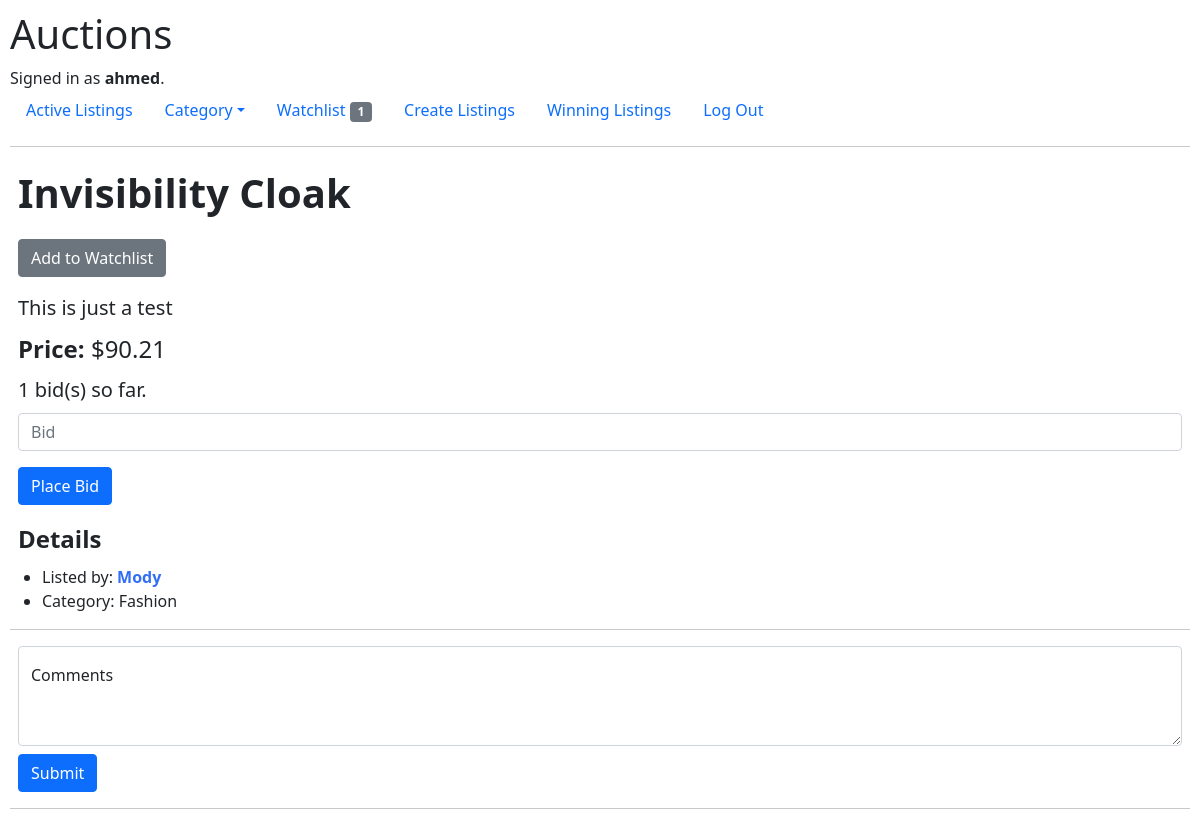
/listing_details/Invisibility Cloak (signed in), run on the app's committed database.
### auctions/models.py (models this page shows, shortened)
class User(AbstractUser):
    pass

class AuctionListings(models.Model):
    class Category(models.TextChoices):
        FASHION = 'Fashion'
        TOYS = 'Toys'
        ELECTRONICS = 'Electronics'
        HOME = 'Home'
        WOMEN = 'Women'
        MEN = 'Men'
    class Status(models.TextChoices):
        ACTIVE = 'Active'
        INACTIVE = 'Inactive'
    class ErrorMessages:
        STARTING_BID = 'Starting bid should be 0 or greater'
    title = models.CharField(max_length=32, unique=True)
    description = models.CharField(max_length=256)
    starting_bid = models.FloatField(validators=[MinValueValidator(0, message=ErrorMessages.STARTING_BID)],
                                     default=0.0)
    final_bid = models.FloatField()
    category = models.CharField(max_length=len(Category.ELECTRONICS), choices=Category.choices,
                                default=Category.FASHION)
    image_url = models.URLField(max_length=256, null=True, blank=True)
    status = models.CharField(max_length=len(Status.INACTIVE), choices=Status.choices, default=Status.ACTIVE)
    date_created = models.DateTimeField(auto_now=True)
    user = models.ForeignKey(User, on_delete=models.CASCADE, related_name='user')

### auctions/views.py (the view, shortened to what this page needs)
# urls.py: path("listing_details/<str:listing_type>", views.listing_details, name="listing_details"),
@login_required
def listing_details(request, listing_type):
    listing_bid = AuctionListings.objects.get(title=listing_type)
    number_of_bidders = ListingBids.objects.filter(listing=listing_bid, listing_status='Active')
    in_watchlist = Watchlist.objects.filter(user_id=request.user.id, watchlist_id=listing_bid.pk)
    bid_form = BidForm(request.POST or None)
    comment_form = add_comment(request, listing_bid.pk)
    comments = get_comments(request, listing_bid)
    context = {'comment_form': comment_form, "listing": listing_bid, 'bid_form': bid_form,
               'in_watchlist': len(in_watchlist), 'number_of_bidders': len(number_of_bidders), 'comments': comments,
               **common_context(request)}
    return render(request, 'auctions/listing_details.html', context)

### auctions/forms.py
class CommentForm(forms.Form):
    comment_area = forms.CharField(label='', max_length=256, widget=forms.Textarea(attrs={
        'class': "form-control", 'placeholder': "Leave a comment here", 'style': "height: 100px",
        'id': "floatingTextarea2",
    }))

class BidForm(forms.Form):
    bid = forms.FloatField(label="", widget=forms.TextInput(
        attrs={'type': 'number', 'class': 'form-control', 'min': '0',
               'step': '0.01', 'name': "bid", 'placeholder': "Bid"}))

### auctions/views.py (called while the page is built)
def common_context(request):
    choices = AuctionListings.Category
    number_of_lists = Watchlist.objects.filter(user_id=request.user.id, watchlist__status='Active')
    context = {'number_of_lists': len(number_of_lists), 'choices': choices}
    return context

@login_required
def add_comment(request, listing_id):
    comment_form = CommentForm(request.POST or None)
    listing = AuctionListings.objects.get(pk=listing_id)
    if comment_form.is_valid():
        comment = comment_form.cleaned_data.get('comment_area')
        ListingComments.objects.create(user_id=request.user.id, listing=listing, comments=comment)
        return redirect('auctions:listing_details', listing.title)
    return comment_form

@login_required
def get_comments(request, listing):
    comments = ListingComments.objects.filter(user_id=request.user.id, listing=listing).order_by('-date_added')
    return comments

### auctions/templates/auctions/listing_details.html (shortened to what this page needs)
{% extends 'auctions/index.html' %}
{% load static %}
{% block body %}
    <p class="fs-1 m-2"><strong>{{ listing.title }}</strong></p>
    {% if listing.user.id != user.id %}
        {% if in_watchlist %}
            <span class="badge bg-secondary m-2">In Watchlist</span>
        {% else %}
            <form action="{% url 'auctions:add_to_watchlist' listing.pk %}" method="post">
                <input type="submit" class="btn btn-secondary m-2" value="Add to Watchlist">
            </form>
        {% endif %}
    {% endif %}
    <p class="fs-5 m-2">{{ listing.description }}</p>
    {% if user.id == listing.user.id %}
        <p class="fs-4 m-2"><strong>Final bid: </strong>${{ listing.final_bid|floatformat:2 }}</p>
        <form action="{% url 'auctions:close_bid' listing.pk %}" method="post">
            {% csrf_token %}
            <input class="btn btn-danger m-2" type="submit" value="Close Bid">
        </form>
    {% else %}
        <p class="fs-4 m-2"><strong>Price: </strong>${{ listing.final_bid|floatformat:2 }}</p>
        {% if number_of_bidders %}
            <p class="fs-5 m-2">{{ number_of_bidders }} bid(s) so far.</p>
        {% else %}
            <p class="fs-5 m-2">Be the first bidder.</p>
        {% endif %}
        <form action="{% url 'auctions:listing_details' listing.title %}" method="post">
            <div class="form-group m-2">
                {{ bid_form }}
            </div>
            <input class="btn btn-primary m-2" type="submit" value="Place Bid">
        </form>
        <p class="fs-4 m-2"><strong>Details</strong></p>
        <ul>
            <li>Listed by: <strong class="text-blue">{{ listing.user.username|capfirst }}</strong></li>
            <li>Category: {{ listing.category }}</li>
        </ul>
        <hr>
    {% endif %}
        <form action="{% url 'auctions:add_comment' listing.pk %}" method="post">
            <div class="form-floating m-2">
                {{ comment_form }}
                <label for="floatingTextarea2">Comments</label>
                <input class="btn btn-primary mt-2" type="submit" value="Submit">
            </div>
        </form>
    <hr>
{% endblock %}

### auctions/templates/auctions/layout.html (shortened to what this page needs)
{% load static %}
<!DOCTYPE html>
<html lang="en">
    <head>
        <link href="https://cdn.jsdelivr.net/npm/bootstrap@5.1.3/dist/css/bootstrap.min.css" rel="stylesheet">
        <link href="{% static 'auctions/styles.css' %}" rel="stylesheet">
    </head>
    <body>
        <h1>Auctions</h1>
        <div>
            {% if user.is_authenticated %}
                Signed in as <strong>{{ user.username }}</strong>.
            {% else %}
                Not signed in.
            {% endif %}
        </div>
        <ul class="nav">
            <li class="nav-item">
                <a class="nav-link" href="{% url 'auctions:index' %}">Active Listings</a>
            </li>
            <li class="nav-item dropdown">
                <a class="nav-link dropdown-toggle" data-bs-toggle="dropdown" role="button" aria-expanded="false">Category</a>
            </li>
            {% if user.is_authenticated %}
                <li class="nav-item">
                    <a class="nav-link" href="{% url 'auctions:watchlist' %}">Watchlist {% block watchlist %}
                    {% endblock %}</a>
                </li>
                <li class="nav-item">
                    <a class="nav-link" href="{% url 'auctions:create_listings' %}">Create Listings</a>
                </li>
                <li class="nav-item">
                    <a class="nav-link" href="{% url 'auctions:winning_listings' %}">Winning Listings</a>
                </li>
                <li class="nav-item">
                    <a class="nav-link" href="{% url 'auctions:logout' %}">Log Out</a>
                </li>
            {% endif %}
        </ul>
        <hr>
        {% block body %}
        {% endblock %}
    </body>
</html>

### auctions/static/auctions/styles.css (style rules this page uses)
body { padding: 10px; }
.text-blue { color: #336ff4; }

### data on the page
User: username "ahmed"
AuctionListings: title "Invisibility Cloak", description "This is just a test", final_bid "90.21", user.username "Mody", category "Fashion"

### other printed values
{{ number_of_lists }} "1"
{{ number_of_bidders }} "1"
